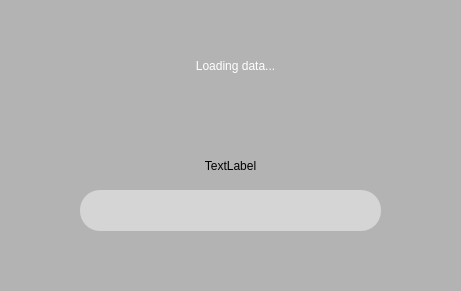
<?xml version="1.0" encoding="UTF-8"?>
<ui version="4.0">
 <class>Form</class>
 <widget class="QWidget" name="Form">
  <property name="enabled">
   <bool>true</bool>
  </property>
  <property name="geometry">
   <rect>
    <x>0</x>
    <y>0</y>
    <width>461</width>
    <height>291</height>
   </rect>
  </property>
  <property name="windowTitle">
   <string>Form</string>
  </property>
  <property name="layoutDirection">
   <enum>Qt::LeftToRight</enum>
  </property>
  <property name="styleSheet">
   <string notr="true">background-color: rgb(179, 179, 179);</string>
  </property>
  <widget class="QProgressBar" name="progressBar">
   <property name="geometry">
    <rect>
     <x>80</x>
     <y>190</y>
     <width>301</width>
     <height>41</height>
    </rect>
   </property>
   <property name="styleSheet">
    <string notr="true">QProgressBar{
	border-radius: 20px;
	background-color: rgb(213, 213, 213);
}
QProgressBar::chunk{
	border-radius: 20px;
	background-color: rgb(255, 210, 29);
}</string>
   </property>
   <property name="maximum">
    <number>99</number>
   </property>
   <property name="value">
    <number>0</number>
   </property>
   <property name="textVisible">
    <bool>false</bool>
   </property>
   <property name="textDirection">
    <enum>QProgressBar::BottomToTop</enum>
   </property>
  </widget>
  <widget class="QLabel" name="counter">
   <property name="geometry">
    <rect>
     <x>200</x>
     <y>150</y>
     <width>61</width>
     <height>31</height>
    </rect>
   </property>
   <property name="layoutDirection">
    <enum>Qt::LeftToRight</enum>
   </property>
   <property name="styleSheet">
    <string notr="true">font: 7pt &quot;Reem Kufi&quot;;</string>
   </property>
   <property name="text">
    <string>TextLabel</string>
   </property>
   <property name="alignment">
    <set>Qt::AlignCenter</set>
   </property>
  </widget>
  <widget class="QLabel" name="label">
   <property name="geometry">
    <rect>
     <x>40</x>
     <y>20</y>
     <width>391</width>
     <height>91</height>
    </rect>
   </property>
   <property name="styleSheet">
    <string notr="true">font: 30pt &quot;Reem Kufi&quot;;
color: white;
</string>
   </property>
   <property name="text">
    <string>Loading data...</string>
   </property>
   <property name="alignment">
    <set>Qt::AlignCenter</set>
   </property>
  </widget>
 </widget>
 <resources/>
 <connections/>
</ui>
